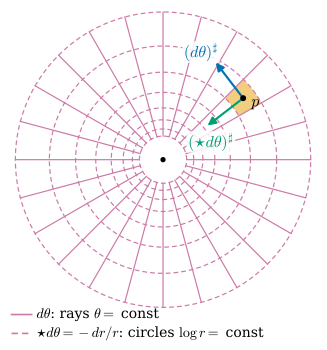

Here is the Python script that generated this plot:
"""Figure 35.1.2: the 1-form dtheta on R^2 minus the origin and its Hodge star star dtheta = -dr / r
(Section 35.1, Example 35.1.9).

Purple solid rays: the level lines theta = 2 pi k / 24 of the 1-form dtheta = (-y dx + x dy) / (x^2 + y^2) (each
ray is where a local angle function takes one of these values; the increment is h = 2 pi / 24).
Purple dashed circles: radii r_j = exp(h j), j = -4, ..., 3. The covector star dtheta = -dr / r kills the tangential
direction and has length 1 / r, so its stack lines are tangent to circles with spacing h r, which these circles
realize (log r = h j); star dtheta increases inward.
At the point p (r = 1.5, theta = 37.5 deg): blue (dtheta)^sharp = (-sin theta, cos theta) / r (counterclockwise,
length 1/r) and green (star dtheta)^sharp = -(cos theta, sin theta) / r (inward, length 1/r), drawn at their true
length; the cell containing p is shaded (accent): its radial side r_j (e^h - 1) and arc side r_j h differ by the factor
(e^h - 1)/h = 1.14, so the cells are close to squares.
Self-checks: star dtheta = -dr / r at random points; the two sharps are orthogonal, of equal length 1/r, and the
pair ((dtheta)^sharp, (star dtheta)^sharp) is positively oriented (a quarter turn counterclockwise).
"""
import numpy as np

import dgfig

dgfig.setup()
import matplotlib.pyplot as plt  # noqa: E402
from matplotlib.patches import FancyArrowPatch, Polygon  # noqa: E402

C = dgfig.COLORS
h = 2 * np.pi / 24


def dtheta(p):
    x, y = p
    return np.array([-y, x]) / (x * x + y * y)


def dr(p):
    return np.asarray(p, float) / np.hypot(*p)


def star1(a):
    return np.array([-a[1], a[0]])


rng = np.random.default_rng(3512)
for p in rng.uniform(-2, 2, size=(200, 2)):
    if np.hypot(*p) < 0.1:
        continue
    r = np.hypot(*p)
    assert np.allclose(star1(dtheta(p)), -dr(p) / r)
r0, th0 = 1.5, np.deg2rad(37.5)
p = r0 * np.array([np.cos(th0), np.sin(th0)])
a, b = dtheta(p), star1(dtheta(p))
assert abs(a @ b) < 1e-14 and abs(np.linalg.norm(a) - 1 / r0) < 1e-14 and abs(np.linalg.norm(b) - 1 / r0) < 1e-14
assert a[0] * b[1] - a[1] * b[0] > 0
assert abs((np.exp(h) - 1) / h - 1.14) < 0.005

fig, ax = plt.subplots(figsize=(4.6, 4.6))
radii = np.exp(h * np.arange(-4, 4))
rmin, rmax = radii[0], radii[-1]
for k in range(24):
    t = h * k
    ax.plot([rmin * np.cos(t), rmax * np.cos(t)], [rmin * np.sin(t), rmax * np.sin(t)], color=C["covector"], lw=0.9,
            zorder=2)
ts = np.linspace(0, 2 * np.pi, 400)
for rj in radii:
    ax.plot(rj * np.cos(ts), rj * np.sin(ts), color=C["covector"], lw=0.9, ls=(0, (4, 2.5)), zorder=2)
# one shaded cell (the one containing p): between rays k = 2, 3 and circles j = 1, 2
j = 1
cell_r = (np.exp(h * j), np.exp(h * (j + 1)))
tt = np.linspace(h * 2, h * 3, 20)
poly = np.concatenate([np.stack([cell_r[0] * np.cos(tt), cell_r[0] * np.sin(tt)], 1),
                       np.stack([cell_r[1] * np.cos(tt[::-1]), cell_r[1] * np.sin(tt[::-1])], 1)])
ax.add_patch(Polygon(poly, closed=True, facecolor=C["accent"], alpha=0.5, edgecolor="none", zorder=1))
ax.plot([0], [0], "o", color=C["main"], ms=3, zorder=6)


def arrow(p, v, color, lw=1.6):
    ax.add_patch(FancyArrowPatch(tuple(p), tuple(p + v), arrowstyle="-|>", mutation_scale=12, color=color, lw=lw,
                                 shrinkA=0, shrinkB=0, zorder=8))


arrow(p, a, C["tangent"])
arrow(p, b, C["third"])
ax.plot(*p, "o", color=C["main"], ms=3.5, zorder=9)
ax.text(p[0] + a[0] - 0.22, p[1] + a[1] + 0.08, r"$(d\theta)^\sharp$", color=C["tangent"], fontsize=12,
        ha="center", zorder=9, bbox=dict(boxstyle="round,pad=0.1", fc="white", ec="none", alpha=0.85))
ax.text(p[0] + b[0] + 0.05, p[1] + b[1] - 0.32, r"$(\star d\theta)^\sharp$", color=C["third"],
        fontsize=12, ha="center", zorder=9, bbox=dict(boxstyle="round,pad=0.1", fc="white", ec="none", alpha=0.85))
ax.text(p[0] + 0.12, p[1] - 0.12, r"$p$", fontsize=12, zorder=9)
# legend
ax.plot([-2.25, -1.95], [-2.3, -2.3], color=C["covector"], lw=1.2)
ax.text(-1.88, -2.3, r"$d\theta$: rays $\theta = $ const", va="center", fontsize=10.5)
ax.plot([-2.25, -1.95], [-2.58, -2.58], color=C["covector"], lw=1.2, ls=(0, (4, 2.5)))
ax.text(-1.88, -2.58, r"$\star d\theta = -dr/r$: circles $\log r = $ const", va="center", fontsize=10.5)
dgfig.schematic_axes(ax, xlim=(-2.35, 2.35), ylim=(-2.75, 2.3))
dgfig.save(fig, __file__)
